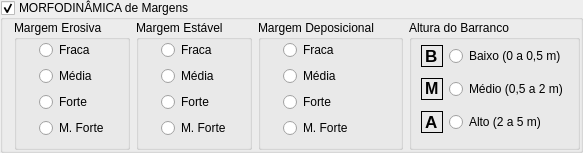
      <widget class="QGroupBox" name="groupBox_morfo">
       <property name="sizePolicy">
        <sizepolicy hsizetype="Preferred" vsizetype="Preferred">
         <horstretch>0</horstretch>
         <verstretch>0</verstretch>
        </sizepolicy>
       </property>
       <property name="title">
        <string>MORFODINÂMICA de Margens</string>
       </property>
       <property name="checkable">
        <bool>true</bool>
       </property>
       <layout class="QGridLayout" name="gridLayout_10">
        <property name="topMargin">
         <number>0</number>
        </property>
        <property name="rightMargin">
         <number>0</number>
        </property>
        <property name="bottomMargin">
         <number>0</number>
        </property>
        <property name="verticalSpacing">
         <number>0</number>
        </property>
        <item row="0" column="0">
         <widget class="QGroupBox" name="groupBox_erosiva">
          <property name="title">
           <string>Margem Erosiva</string>
          </property>
          <layout class="QFormLayout" name="formLayout">
           <property name="topMargin">
            <number>0</number>
           </property>
           <item row="0" column="0">
            <layout class="QHBoxLayout" name="horizontalLayout_39">
             <item>
              <widget class="QLabel" name="label_erosiva_fraca">
               <property name="sizePolicy">
                <sizepolicy hsizetype="Fixed" vsizetype="Fixed">
                 <horstretch>0</horstretch>
                 <verstretch>0</verstretch>
                </sizepolicy>
               </property>
               <property name="text">
                <string/>
               </property>
              </widget>
             </item>
             <item>
              <widget class="QRadioButton" name="radioButton_erosiva_fraca">
               <property name="text">
                <string>Fraca</string>
               </property>
               <attribute name="buttonGroup">
                <string notr="true">buttonGroup</string>
               </attribute>
              </widget>
             </item>
            </layout>
           </item>
           <item row="1" column="0">
            <layout class="QHBoxLayout" name="horizontalLayout_69">
             <item>
              <widget class="QLabel" name="label_erosiva_media">
               <property name="text">
                <string/>
               </property>
              </widget>
             </item>
             <item>
              <widget class="QRadioButton" name="radioButton_erosiva_media">
               <property name="text">
                <string>Média</string>
               </property>
               <attribute name="buttonGroup">
                <string notr="true">buttonGroup</string>
               </attribute>
              </widget>
             </item>
            </layout>
           </item>
           <item row="2" column="0">
            <layout class="QHBoxLayout" name="horizontalLayout_71">
             <item>
              <widget class="QLabel" name="label_erosiva_forte">
               <property name="text">
                <string/>
               </property>
              </widget>
             </item>
             <item>
              <widget class="QRadioButton" name="radioButton_erosiva_forte">
               <property name="text">
                <string>Forte</string>
               </property>
               <attribute name="buttonGroup">
                <string notr="true">buttonGroup</string>
               </attribute>
              </widget>
             </item>
            </layout>
           </item>
           <item row="3" column="0">
            <layout class="QHBoxLayout" name="horizontalLayout_72">
             <item>
              <widget class="QLabel" name="label_erosiva_muito">
               <property name="text">
                <string/>
               </property>
              </widget>
             </item>
             <item>
              <widget class="QRadioButton" name="radioButton_erosiva_muito">
               <property name="text">
                <string>M. Forte</string>
               </property>
               <attribute name="buttonGroup">
                <string notr="true">buttonGroup</string>
               </attribute>
              </widget>
             </item>
            </layout>
           </item>
          </layout>
         </widget>
        </item>
        <item row="0" column="2">
         <widget class="QGroupBox" name="groupBox_neutra">
          <property name="title">
           <string>Margem Estável</string>
          </property>
          <layout class="QFormLayout" name="formLayout_9">
           <property name="topMargin">
            <number>0</number>
           </property>
           <item row="0" column="0">
            <layout class="QHBoxLayout" name="horizontalLayout_77">
             <item>
              <widget class="QLabel" name="label_neutra_fraca">
               <property name="text">
                <string/>
               </property>
              </widget>
             </item>
             <item>
              <widget class="QRadioButton" name="radioButton_neutra_fraca">
               <property name="text">
                <string>Fraca</string>
               </property>
               <attribute name="buttonGroup">
                <string notr="true">buttonGroup</string>
               </attribute>
              </widget>
             </item>
            </layout>
           </item>
           <item row="1" column="0">
            <layout class="QHBoxLayout" name="horizontalLayout_78">
             <item>
              <widget class="QLabel" name="label_neutra_media">
               <property name="text">
                <string/>
               </property>
              </widget>
             </item>
             <item>
              <widget class="QRadioButton" name="radioButton_neutra_media">
               <property name="text">
                <string>Média</string>
               </property>
               <attribute name="buttonGroup">
                <string notr="true">buttonGroup</string>
               </attribute>
              </widget>
             </item>
            </layout>
           </item>
           <item row="2" column="0">
            <layout class="QHBoxLayout" name="horizontalLayout_80">
             <item>
              <widget class="QLabel" name="label_neutra_forte">
               <property name="text">
                <string/>
               </property>
              </widget>
             </item>
             <item>
              <widget class="QRadioButton" name="radioButton_neutra_forte">
               <property name="text">
                <string>Forte</string>
               </property>
               <attribute name="buttonGroup">
                <string notr="true">buttonGroup</string>
               </attribute>
              </widget>
             </item>
            </layout>
           </item>
           <item row="3" column="0">
            <layout class="QHBoxLayout" name="horizontalLayout_79">
             <item>
              <widget class="QLabel" name="label_neutra_muito">
               <property name="text">
                <string/>
               </property>
              </widget>
             </item>
             <item>
              <widget class="QRadioButton" name="radioButton_neutra_muito">
               <property name="text">
                <string>M. Forte</string>
               </property>
               <attribute name="buttonGroup">
                <string notr="true">buttonGroup</string>
               </attribute>
              </widget>
             </item>
            </layout>
           </item>
          </layout>
         </widget>
        </item>
        <item row="0" column="4">
         <widget class="QGroupBox" name="groupBox_altura">
          <property name="title">
           <string>Altura do Barranco</string>
          </property>
          <layout class="QVBoxLayout" name="verticalLayout">
           <property name="topMargin">
            <number>0</number>
           </property>
           <item>
            <layout class="QHBoxLayout" name="horizontalLayout_81">
             <property name="sizeConstraint">
              <enum>QLayout::SetDefaultConstraint</enum>
             </property>
             <item>
              <widget class="QLabel" name="label_altura_baixo">
               <property name="sizePolicy">
                <sizepolicy hsizetype="Fixed" vsizetype="Fixed">
                 <horstretch>0</horstretch>
                 <verstretch>0</verstretch>
                </sizepolicy>
               </property>
               <property name="minimumSize">
                <size>
                 <width>22</width>
                 <height>22</height>
                </size>
               </property>
               <property name="maximumSize">
                <size>
                 <width>22</width>
                 <height>22</height>
                </size>
               </property>
               <property name="frameShape">
                <enum>QFrame::Box</enum>
               </property>
               <property name="text">
                <string>&lt;html&gt;&lt;head/&gt;&lt;body&gt;&lt;p align=&quot;justify&quot;&gt;&lt;span style=&quot; font-size:13pt; font-weight:600;&quot;&gt;B&lt;/span&gt;&lt;/p&gt;&lt;/body&gt;&lt;/html&gt;</string>
               </property>
              </widget>
             </item>
             <item>
              <widget class="QRadioButton" name="radioButton_altura_baixo">
               <property name="text">
                <string>Baixo (0 a 0,5 m)</string>
               </property>
              </widget>
             </item>
            </layout>
           </item>
           <item>
            <layout class="QHBoxLayout" name="horizontalLayout_82">
             <item>
              <widget class="QLabel" name="label_altura_medio">
               <property name="sizePolicy">
                <sizepolicy hsizetype="Fixed" vsizetype="Fixed">
                 <horstretch>0</horstretch>
                 <verstretch>0</verstretch>
                </sizepolicy>
               </property>
               <property name="minimumSize">
                <size>
                 <width>22</width>
                 <height>22</height>
                </size>
               </property>
               <property name="maximumSize">
                <size>
                 <width>22</width>
                 <height>22</height>
                </size>
               </property>
               <property name="frameShape">
                <enum>QFrame::Box</enum>
               </property>
               <property name="text">
                <string>&lt;html&gt;&lt;head/&gt;&lt;body&gt;&lt;p align=&quot;justify&quot;&gt;&lt;span style=&quot; font-size:12pt; font-weight:600;&quot;&gt;M&lt;/span&gt;&lt;/p&gt;&lt;/body&gt;&lt;/html&gt;</string>
               </property>
              </widget>
             </item>
             <item>
              <widget class="QRadioButton" name="radioButton_altura_medio">
               <property name="text">
                <string>Médio (0,5 a 2 m)</string>
               </property>
              </widget>
             </item>
            </layout>
           </item>
           <item>
            <layout class="QHBoxLayout" name="horizontalLayout_83">
             <item>
              <widget class="QLabel" name="label_altura_alto">
               <property name="sizePolicy">
                <sizepolicy hsizetype="Fixed" vsizetype="Fixed">
                 <horstretch>0</horstretch>
                 <verstretch>0</verstretch>
                </sizepolicy>
               </property>
               <property name="minimumSize">
                <size>
                 <width>22</width>
                 <height>22</height>
                </size>
               </property>
               <property name="maximumSize">
                <size>
                 <width>22</width>
                 <height>22</height>
                </size>
               </property>
               <property name="frameShape">
                <enum>QFrame::Box</enum>
               </property>
               <property name="text">
                <string>&lt;html&gt;&lt;head/&gt;&lt;body&gt;&lt;p&gt;&lt;span style=&quot; font-size:13pt; font-weight:600;&quot;&gt;A&lt;/span&gt;&lt;/p&gt;&lt;/body&gt;&lt;/html&gt;</string>
               </property>
              </widget>
             </item>
             <item>
              <widget class="QRadioButton" name="radioButton_altura_alto">
               <property name="text">
                <string>Alto (2 a 5 m)</string>
               </property>
              </widget>
             </item>
            </layout>
           </item>
          </layout>
         </widget>
        </item>
        <item row="0" column="3">
         <widget class="QGroupBox" name="groupBox_construtiva">
          <property name="title">
           <string>Margem Deposicional</string>
          </property>
          <layout class="QFormLayout" name="formLayout_7">
           <property name="topMargin">
            <number>0</number>
           </property>
           <item row="0" column="0">
            <layout class="QHBoxLayout" name="horizontalLayout_73">
             <item>
              <widget class="QLabel" name="label_construtiva_fraca">
               <property name="text">
                <string/>
               </property>
              </widget>
             </item>
             <item>
              <widget class="QRadioButton" name="radioButton_construtiva_fraca">
               <property name="text">
                <string>Fraca</string>
               </property>
               <attribute name="buttonGroup">
                <string notr="true">buttonGroup</string>
               </attribute>
              </widget>
             </item>
            </layout>
           </item>
           <item row="1" column="0">
            <layout class="QHBoxLayout" name="horizontalLayout_74">
             <item>
              <widget class="QLabel" name="label_construtiva_media">
               <property name="text">
                <string/>
               </property>
              </widget>
             </item>
             <item>
              <widget class="QRadioButton" name="radioButton_construtiva_media">
               <property name="text">
                <string>Média</string>
               </property>
               <attribute name="buttonGroup">
                <string notr="true">buttonGroup</string>
               </attribute>
              </widget>
             </item>
            </layout>
           </item>
           <item row="2" column="0">
            <layout class="QHBoxLayout" name="horizontalLayout_76">
             <item>
              <widget class="QLabel" name="label_construtiva_forte">
               <property name="text">
                <string/>
               </property>
              </widget>
             </item>
             <item>
              <widget class="QRadioButton" name="radioButton_construtiva_forte">
               <property name="text">
                <string>Forte</string>
               </property>
               <attribute name="buttonGroup">
                <string notr="true">buttonGroup</string>
               </attribute>
              </widget>
             </item>
            </layout>
           </item>
           <item row="3" column="0">
            <layout class="QHBoxLayout" name="horizontalLayout_75">
             <item>
              <widget class="QLabel" name="label_construtiva_muito">
               <property name="text">
                <string/>
               </property>
              </widget>
             </item>
             <item>
              <widget class="QRadioButton" name="radioButton_construtiva_muito">
               <property name="text">
                <string>M. Forte</string>
               </property>
               <attribute name="buttonGroup">
                <string notr="true">buttonGroup</string>
               </attribute>
              </widget>
             </item>
            </layout>
           </item>
          </layout>
         </widget>
        </item>
       </layout>
      </widget>
